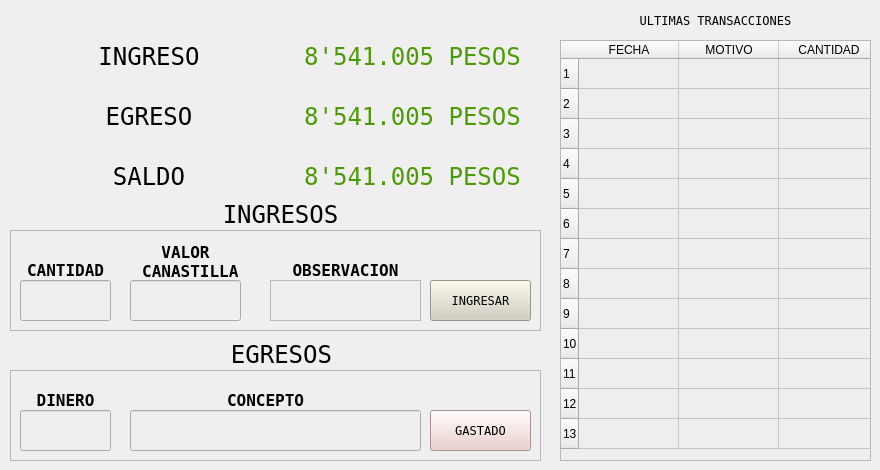
    <widget class="QWidget" name="tab">
     <attribute name="title">
      <string>LIMON</string>
     </attribute>
     <widget class="QLabel" name="label_65">
      <property name="geometry">
       <rect>
        <x>560</x>
        <y>0</y>
        <width>311</width>
        <height>41</height>
       </rect>
      </property>
      <property name="font">
       <font>
        <family>Andale Mono</family>
       </font>
      </property>
      <property name="text">
       <string>ULTIMAS TRANSACCIONES</string>
      </property>
      <property name="alignment">
       <set>Qt::AlignCenter</set>
      </property>
     </widget>
     <widget class="QTableWidget" name="tableWidget_10">
      <property name="geometry">
       <rect>
        <x>560</x>
        <y>40</y>
        <width>311</width>
        <height>421</height>
       </rect>
      </property>
      <property name="styleSheet">
       <string notr="true">font: 11pt &quot;Andale Mono&quot;;
background-color: rgb(238, 238, 236);</string>
      </property>
      <property name="verticalScrollBarPolicy">
       <enum>Qt::ScrollBarAlwaysOff</enum>
      </property>
      <property name="horizontalScrollBarPolicy">
       <enum>Qt::ScrollBarAlwaysOff</enum>
      </property>
      <row>
       <property name="text">
        <string>1</string>
       </property>
      </row>
      <row>
       <property name="text">
        <string>2</string>
       </property>
      </row>
      <row>
       <property name="text">
        <string>3</string>
       </property>
      </row>
      <row>
       <property name="text">
        <string>4</string>
       </property>
      </row>
      <row>
       <property name="text">
        <string>5</string>
       </property>
      </row>
      <row>
       <property name="text">
        <string>6</string>
       </property>
      </row>
      <row>
       <property name="text">
        <string>7</string>
       </property>
      </row>
      <row>
       <property name="text">
        <string>8</string>
       </property>
      </row>
      <row>
       <property name="text">
        <string>9</string>
       </property>
      </row>
      <row>
       <property name="text">
        <string>10</string>
       </property>
      </row>
      <row>
       <property name="text">
        <string>11</string>
       </property>
      </row>
      <row>
       <property name="text">
        <string>12</string>
       </property>
      </row>
      <row>
       <property name="text">
        <string>13</string>
       </property>
      </row>
      <column>
       <property name="text">
        <string>FECHA</string>
       </property>
      </column>
      <column>
       <property name="text">
        <string>MOTIVO</string>
       </property>
      </column>
      <column>
       <property name="text">
        <string>CANTIDAD</string>
       </property>
      </column>
     </widget>
     <widget class="QLabel" name="label_40">
      <property name="geometry">
       <rect>
        <x>26</x>
        <y>340</y>
        <width>511</width>
        <height>28</height>
       </rect>
      </property>
      <property name="font">
       <font>
        <family>Andale Mono</family>
        <pointsize>18</pointsize>
       </font>
      </property>
      <property name="text">
       <string>EGRESOS</string>
      </property>
      <property name="alignment">
       <set>Qt::AlignCenter</set>
      </property>
     </widget>
     <widget class="QFrame" name="frame_9">
      <property name="geometry">
       <rect>
        <x>10</x>
        <y>230</y>
        <width>531</width>
        <height>101</height>
       </rect>
      </property>
      <property name="font">
       <font>
        <family>Andale Mono</family>
       </font>
      </property>
      <property name="frameShape">
       <enum>QFrame::StyledPanel</enum>
      </property>
      <property name="frameShadow">
       <enum>QFrame::Raised</enum>
      </property>
      <widget class="QLabel" name="label_21">
       <property name="geometry">
        <rect>
         <x>10</x>
         <y>20</y>
         <width>91</width>
         <height>41</height>
        </rect>
       </property>
       <property name="font">
        <font>
         <family>Andale Mono</family>
         <pointsize>12</pointsize>
         <weight>75</weight>
         <bold>true</bold>
        </font>
       </property>
       <property name="text">
        <string>CANTIDAD</string>
       </property>
       <property name="alignment">
        <set>Qt::AlignCenter</set>
       </property>
      </widget>
      <widget class="QPushButton" name="boton_gastar_alimento_2">
       <property name="geometry">
        <rect>
         <x>420</x>
         <y>50</y>
         <width>101</width>
         <height>41</height>
        </rect>
       </property>
       <property name="font">
        <font>
         <family>Andale Mono</family>
        </font>
       </property>
       <property name="styleSheet">
        <string notr="true">background-color: rgb(209, 207, 192);</string>
       </property>
       <property name="text">
        <string>INGRESAR</string>
       </property>
      </widget>
      <widget class="QLabel" name="label_20">
       <property name="geometry">
        <rect>
         <x>120</x>
         <y>10</y>
         <width>111</width>
         <height>44</height>
        </rect>
       </property>
       <property name="font">
        <font>
         <family>Andale Mono</family>
         <pointsize>12</pointsize>
         <weight>75</weight>
         <bold>true</bold>
        </font>
       </property>
       <property name="text">
        <string>VALOR
 CANASTILLA</string>
       </property>
       <property name="alignment">
        <set>Qt::AlignCenter</set>
       </property>
      </widget>
      <widget class="QLabel" name="label_22">
       <property name="geometry">
        <rect>
         <x>260</x>
         <y>20</y>
         <width>151</width>
         <height>41</height>
        </rect>
       </property>
       <property name="font">
        <font>
         <family>Andale Mono</family>
         <pointsize>12</pointsize>
         <weight>75</weight>
         <bold>true</bold>
        </font>
       </property>
       <property name="text">
        <string>OBSERVACION</string>
       </property>
       <property name="alignment">
        <set>Qt::AlignCenter</set>
       </property>
      </widget>
      <widget class="QLineEdit" name="cantidad_alimento_dado_2">
       <property name="geometry">
        <rect>
         <x>10</x>
         <y>50</y>
         <width>91</width>
         <height>41</height>
        </rect>
       </property>
       <property name="styleSheet">
        <string notr="true">background-color: rgb(238, 238, 236);</string>
       </property>
      </widget>
      <widget class="QTextEdit" name="comentario_venta_2">
       <property name="geometry">
        <rect>
         <x>260</x>
         <y>50</y>
         <width>151</width>
         <height>41</height>
        </rect>
       </property>
       <property name="font">
        <font/>
       </property>
       <property name="styleSheet">
        <string notr="true">background-color: rgb(238, 238, 236);</string>
       </property>
       <property name="html">
        <string>&lt;!DOCTYPE HTML PUBLIC &quot;-//W3C//DTD HTML 4.0//EN&quot; &quot;http://www.w3.org/TR/REC-html40/strict.dtd&quot;&gt;
&lt;html&gt;&lt;head&gt;&lt;meta name=&quot;qrichtext&quot; content=&quot;1&quot; /&gt;&lt;style type=&quot;text/css&quot;&gt;
p, li { white-space: pre-wrap; }
&lt;/style&gt;&lt;/head&gt;&lt;body style=&quot; font-family:'Ubuntu'; font-size:11pt; font-weight:400; font-style:normal;&quot;&gt;
&lt;p style=&quot;-qt-paragraph-type:empty; margin-top:0px; margin-bottom:0px; margin-left:0px; margin-right:0px; -qt-block-indent:0; text-indent:0px;&quot;&gt;&lt;br /&gt;&lt;/p&gt;&lt;/body&gt;&lt;/html&gt;</string>
       </property>
      </widget>
      <widget class="QLineEdit" name="cantidad_alimento_dado_3">
       <property name="geometry">
        <rect>
         <x>120</x>
         <y>50</y>
         <width>111</width>
         <height>41</height>
        </rect>
       </property>
       <property name="styleSheet">
        <string notr="true">background-color: rgb(238, 238, 236);</string>
       </property>
      </widget>
     </widget>
     <widget class="QLabel" name="label_41">
      <property name="geometry">
       <rect>
        <x>20</x>
        <y>200</y>
        <width>521</width>
        <height>28</height>
       </rect>
      </property>
      <property name="font">
       <font>
        <family>Andale Mono</family>
        <pointsize>18</pointsize>
       </font>
      </property>
      <property name="text">
       <string>INGRESOS</string>
      </property>
      <property name="alignment">
       <set>Qt::AlignCenter</set>
      </property>
     </widget>
     <widget class="QFrame" name="frame_10">
      <property name="geometry">
       <rect>
        <x>10</x>
        <y>370</y>
        <width>531</width>
        <height>91</height>
       </rect>
      </property>
      <property name="font">
       <font>
        <family>Andale Mono</family>
       </font>
      </property>
      <property name="frameShape">
       <enum>QFrame::StyledPanel</enum>
      </property>
      <property name="frameShadow">
       <enum>QFrame::Raised</enum>
      </property>
      <widget class="QPushButton" name="boton_gastar_alimento_3">
       <property name="geometry">
        <rect>
         <x>420</x>
         <y>40</y>
         <width>101</width>
         <height>41</height>
        </rect>
       </property>
       <property name="font">
        <font>
         <family>Andale Mono</family>
        </font>
       </property>
       <property name="styleSheet">
        <string notr="true">background-color: rgb(236, 201, 199);</string>
       </property>
       <property name="text">
        <string>GASTADO</string>
       </property>
      </widget>
      <widget class="QLabel" name="label_23">
       <property name="geometry">
        <rect>
         <x>10</x>
         <y>10</y>
         <width>91</width>
         <height>41</height>
        </rect>
       </property>
       <property name="font">
        <font>
         <family>Andale Mono</family>
         <pointsize>12</pointsize>
         <weight>75</weight>
         <bold>true</bold>
        </font>
       </property>
       <property name="text">
        <string>DINERO</string>
       </property>
       <property name="alignment">
        <set>Qt::AlignCenter</set>
       </property>
      </widget>
      <widget class="QLineEdit" name="cantidad_alimento_dado_4">
       <property name="geometry">
        <rect>
         <x>10</x>
         <y>40</y>
         <width>91</width>
         <height>41</height>
        </rect>
       </property>
       <property name="styleSheet">
        <string notr="true">background-color: rgb(238, 238, 236);</string>
       </property>
      </widget>
      <widget class="QLineEdit" name="cantidad_alimento_dado_5">
       <property name="geometry">
        <rect>
         <x>120</x>
         <y>40</y>
         <width>291</width>
         <height>41</height>
        </rect>
       </property>
       <property name="styleSheet">
        <string notr="true">background-color: rgb(238, 238, 236);</string>
       </property>
      </widget>
      <widget class="QLabel" name="label_25">
       <property name="geometry">
        <rect>
         <x>120</x>
         <y>20</y>
         <width>271</width>
         <height>21</height>
        </rect>
       </property>
       <property name="font">
        <font>
         <family>Andale Mono</family>
         <pointsize>12</pointsize>
         <weight>75</weight>
         <bold>true</bold>
        </font>
       </property>
       <property name="text">
        <string>CONCEPTO</string>
       </property>
       <property name="alignment">
        <set>Qt::AlignCenter</set>
       </property>
      </widget>
      <zorder>label_25</zorder>
      <zorder>boton_gastar_alimento_3</zorder>
      <zorder>label_23</zorder>
      <zorder>cantidad_alimento_dado_4</zorder>
      <zorder>cantidad_alimento_dado_5</zorder>
     </widget>
     <widget class="QWidget" name="">
      <property name="geometry">
       <rect>
        <x>20</x>
        <y>161</y>
        <width>521</width>
        <height>30</height>
       </rect>
      </property>
      <layout class="QHBoxLayout" name="horizontalLayout">
       <item>
        <widget class="QLabel" name="label_18">
         <property name="font">
          <font>
           <family>Andale Mono</family>
           <pointsize>18</pointsize>
          </font>
         </property>
         <property name="text">
          <string>SALDO</string>
         </property>
         <property name="alignment">
          <set>Qt::AlignCenter</set>
         </property>
        </widget>
       </item>
       <item>
        <widget class="QLabel" name="cantidad_efectivo_3">
         <property name="font">
          <font>
           <family>Andale Mono</family>
           <pointsize>18</pointsize>
          </font>
         </property>
         <property name="styleSheet">
          <string notr="true">color: rgb(78, 154, 6);</string>
         </property>
         <property name="text">
          <string>8'541.005 PESOS</string>
         </property>
         <property name="alignment">
          <set>Qt::AlignCenter</set>
         </property>
        </widget>
       </item>
      </layout>
     </widget>
     <widget class="QWidget" name="">
      <property name="geometry">
       <rect>
        <x>20</x>
        <y>101</y>
        <width>521</width>
        <height>30</height>
       </rect>
      </property>
      <layout class="QHBoxLayout" name="horizontalLayout_2">
       <item>
        <widget class="QLabel" name="label_19">
         <property name="font">
          <font>
           <family>Andale Mono</family>
           <pointsize>18</pointsize>
          </font>
         </property>
         <property name="text">
          <string>EGRESO</string>
         </property>
         <property name="alignment">
          <set>Qt::AlignCenter</set>
         </property>
        </widget>
       </item>
       <item>
        <widget class="QLabel" name="cantidad_efectivo_2">
         <property name="font">
          <font>
           <family>Andale Mono</family>
           <pointsize>18</pointsize>
          </font>
         </property>
         <property name="styleSheet">
          <string notr="true">color: rgb(78, 154, 6);</string>
         </property>
         <property name="text">
          <string>8'541.005 PESOS</string>
         </property>
         <property name="alignment">
          <set>Qt::AlignCenter</set>
         </property>
        </widget>
       </item>
      </layout>
     </widget>
     <widget class="QWidget" name="">
      <property name="geometry">
       <rect>
        <x>20</x>
        <y>41</y>
        <width>521</width>
        <height>30</height>
       </rect>
      </property>
      <layout class="QHBoxLayout" name="horizontalLayout_7">
       <item>
        <widget class="QLabel" name="label_26">
         <property name="font">
          <font>
           <family>Andale Mono</family>
           <pointsize>18</pointsize>
          </font>
         </property>
         <property name="text">
          <string>INGRESO</string>
         </property>
         <property name="alignment">
          <set>Qt::AlignCenter</set>
         </property>
        </widget>
       </item>
       <item>
        <widget class="QLabel" name="cantidad_efectivo_4">
         <property name="font">
          <font>
           <family>Andale Mono</family>
           <pointsize>18</pointsize>
          </font>
         </property>
         <property name="styleSheet">
          <string notr="true">color: rgb(78, 154, 6);</string>
         </property>
         <property name="text">
          <string>8'541.005 PESOS</string>
         </property>
         <property name="alignment">
          <set>Qt::AlignCenter</set>
         </property>
        </widget>
       </item>
      </layout>
     </widget>
    </widget>
